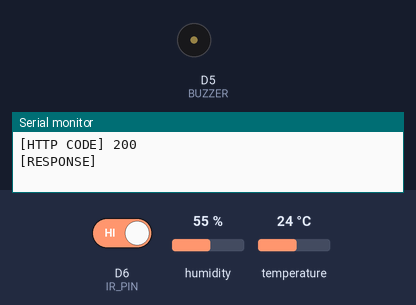
This sketch was run on a simulated ESP8266 (NodeMCU). Parts: buzzer (waves = sounding, pin HIGH), the last lines printed to the serial monitor. The test bench sets the inputs (shaded band); at power-on: D6 (IR_PIN) HIGH, humidity 55 %, temperature 24 °C. WiFi joins after 1.5 s; servers stay silent unless stated; uploads are accepted with an empty reply.

Above: at 3.7 s.
3.8 s: D6 (IR_PIN) driven LOW
At 4.8 s:
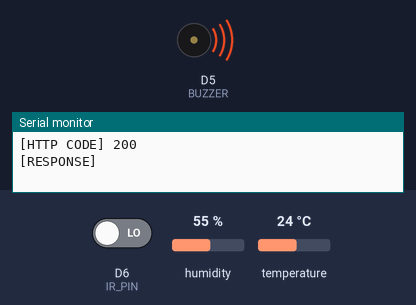
5.3 s: D6 (IR_PIN) driven HIGH
At 6.0 s:
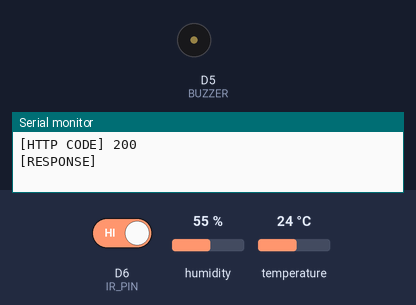
Timing chart, 0 to 8.3 s (numbered marks = the images above; inputs shaded):
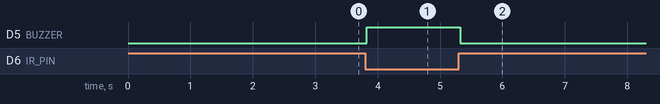

The sketch:

sensor_esp8266.ino
```cpp
#include <ESP8266WiFi.h>
#include <ESP8266HTTPClient.h>
#include <WiFiClientSecure.h>
#include <DHT.h>

// ---------------- PINS ----------------
#define DHTPIN D2
#define DHTTYPE DHT11
#define BUZZER D5
#define IR_PIN D6

// ---------------- WIFI ----------------
const char* ssid = "iPhone";
const char* password = "12345678";

// ---------------- BACKEND CONNECTION (RAILWAY) ----------------
const char* backendUrl = "https://final-project-production-57c6.up.railway.app/api/v1/sensors";

// ---------------- OBJECTS ----------------
WiFiClientSecure client;
HTTPClient http;
DHT dht(DHTPIN, DHTTYPE);

// ---------------- STATE ----------------
float prevTemp = 0;
unsigned long lastSend = 0;
unsigned long lastReconnectAttempt = 0;
int lastSentIrState = -1;

// --------------------------------------------------
// CONNECT WIFI
// --------------------------------------------------
void connectWiFi() {
  Serial.println();
  Serial.println("================================");
  Serial.println("Connecting to WiFi...");
  Serial.println("================================");

  WiFi.mode(WIFI_STA);
  WiFi.begin(ssid, password);

  int retry = 0;
  while (WiFi.status() != WL_CONNECTED && retry < 40) {
    delay(500);
    Serial.print(".");
    Serial.print(" Status=");
    Serial.println(WiFi.status());
    retry++;
  }

  if (WiFi.status() == WL_CONNECTED) {
    Serial.println();
    Serial.println("WiFi Connected");
    Serial.print("IP Address: ");
    Serial.println(WiFi.localIP());
    Serial.print("RSSI: ");
    Serial.print(WiFi.RSSI());
    Serial.println(" dBm");
  } else {
    Serial.println();
    Serial.println(" WiFi Connection Failed");
  }
}

// --------------------------------------------------
// SEND DATA TO BACKEND
// --------------------------------------------------
void sendData(float t, float h, float p, int ir) {
  if (WiFi.status() != WL_CONNECTED) {
    Serial.println("WiFi not connected. Data skipped.");
    return;
  }

  client.setInsecure();  // Skip SSL certificate verification
  client.setTimeout(10000);

  if (!http.begin(client, backendUrl)) {
    Serial.println("HTTP begin failed");
    return;
  }

  http.setTimeout(10000);
  http.addHeader("Content-Type", "application/json");

  // Format JSON payload - match backend schema
  String json = "{"
    "\"temperature\":" + String(t, 2) + ","
    "\"humidity\":" + String(h, 2) + ","
    "\"predicted_temperature\":" + String(p, 2) + ","
    "\"ir_detected\":" + (ir == 1 ? "true" : "false") +
    "}";

  Serial.println();
  Serial.println("================================");
  Serial.println("[SENDING DATA]");
  Serial.println(json);

  int code = http.POST(json);

  Serial.print("[HTTP CODE] ");
  Serial.println(code);

  if (code > 0) {
    String response = http.getString();
    Serial.println("[RESPONSE]");
    Serial.println(response);
  } else {
    Serial.print("HTTP Error: ");
    Serial.println(http.errorToString(code));
  }

  http.end();
}

// --------------------------------------------------
// SETUP
// --------------------------------------------------
void setup() {
  Serial.begin(115200);
  delay(1000);

  Serial.println();
  Serial.println("==========================");
  Serial.println("ESP8266 Starting...");
  Serial.println("==========================");

  pinMode(BUZZER, OUTPUT);
  pinMode(IR_PIN, INPUT);

  digitalWrite(BUZZER, LOW);

  dht.begin();
  connectWiFi();
}

// --------------------------------------------------
// LOOP
// --------------------------------------------------
void loop() {
  // ------------------------------------
  // WIFI AUTO RECONNECT
  // ------------------------------------
  if (WiFi.status() != WL_CONNECTED) {
    if (millis() - lastReconnectAttempt > 10000) {
      Serial.println();
      Serial.println("WiFi Lost");
      Serial.println("Attempting Reconnect...");

      WiFi.disconnect();
      delay(1000);
      connectWiFi();

      lastReconnectAttempt = millis();
    }
  } else {
    static unsigned long lastWifiPrint = 0;
    if (millis() - lastWifiPrint > 30000) {
      Serial.print("WiFi OK | RSSI=");
      Serial.println(WiFi.RSSI());
      lastWifiPrint = millis();
    }
  }

  // ------------------------------------
  // IR SENSOR (ACTIVE LOW FIX)
  // ------------------------------------
  int rawIr = digitalRead(IR_PIN);
  int irDetected = (rawIr == LOW) ? 1 : 0;

  if (irDetected == 1) {
    digitalWrite(BUZZER, HIGH);
  } else {
    digitalWrite(BUZZER, LOW);
  }

  if (irDetected != lastSentIrState) {
    delay(200);
    rawIr = digitalRead(IR_PIN);
    irDetected = (rawIr == LOW) ? 1 : 0;
  }

  // ------------------------------------
  // READ DATA EVERY 20 SEC OR IMMEDIATELY ON IR TRIGGER
  // ------------------------------------
  bool timeToSendTelemetry = (millis() - lastSend >= 20000);
  bool irStateChanged = (irDetected != lastSentIrState);

  if (timeToSendTelemetry || irStateChanged) {
    Serial.println();
    Serial.println("Processing System Update...");

    float h = dht.readHumidity();
    float t = dht.readTemperature();

    if (isnan(h) || isnan(t)) {
      Serial.println(" [WARNING] DHT11 Read Failed! Using fallback values.");
      t = (prevTemp == 0) ? 25.0 : prevTemp;
      h = 50.0;
    }

    float predicted = (prevTemp == 0) ? t : t + (t - prevTemp);

    sendData(t, h, predicted, irDetected);

    if (!isnan(t)) {
      prevTemp = t;
    }
    lastSend = millis();
    lastSentIrState = irDetected;
  }

  // ------------------------------------
  // AUTO RESTART IF STUCK OFFLINE
  // ------------------------------------
  static unsigned long wifiDownStart = 0;

  if (WiFi.status() != WL_CONNECTED) {
    if (wifiDownStart == 0) {
      wifiDownStart = millis();
    }
    if (millis() - wifiDownStart > 300000) {
      Serial.println("WiFi unavailable for 5 minutes. Restarting ESP8266...");
      ESP.restart();
    }
  } else {
    wifiDownStart = 0;
  }

  delay(30);
}
```

Measured:
- after the input at 3.8 s, D5 (BUZZER): LOW → HIGH at once
- after the input at 5.3 s, D5 (BUZZER): HIGH → LOW at once
